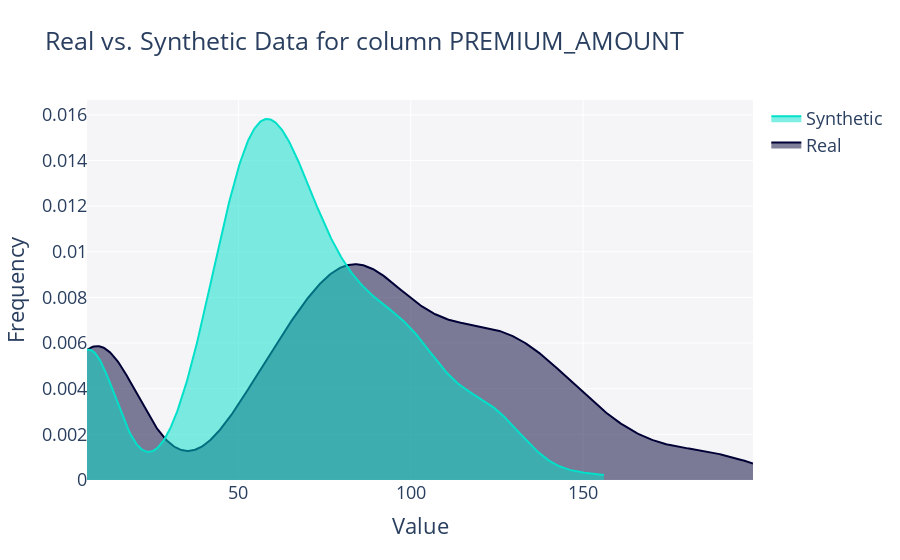

The notebook cell this image was saved under:
### Code cell
from sdv.evaluation.single_table import get_column_plot

fig = get_column_plot(
    real_data=df2,
    synthetic_data=synthetic1_data,
    metadata=metadata,
    column_name='PREMIUM_AMOUNT'
)
fig.show()

### Figure 1 — Plotly figure (JSON) as saved in the notebook; plotly's stock layout.template omitted (floating-point values rounded to 4 significant figures; data arrays with more than 128 entries replaced by an {"elided": "..."} marker saying what was removed)
{"data": [{"fill": "tozeroy", "hovertemplate": "<b>Real</b><br>Value: %{x}<br>Frequency: %{y}<extra></extra>", "legendgroup": "Real", "marker": {"color": "#000036"}, "mode": "lines", "name": "Real", "showlegend": true, "type": "scatter", "x": {"elided": "500 float values"}, "xaxis": "x", "y": {"elided": "500 float values"}, "yaxis": "y"}, {"fill": "tozeroy", "hovertemplate": "<b>Synthetic</b><br>Value: %{x}<br>Frequency: %{y}<extra></extra>", "legendgroup": "Synthetic", "marker": {"color": "#01E0C9"}, "mode": "lines", "name": "Synthetic", "showlegend": true, "type": "scatter", "x": {"elided": "500 float values"}, "xaxis": "x", "y": {"elided": "500 float values"}, "yaxis": "y"}], "layout": {"barmode": "overlay", "font": {"size": 18}, "hovermode": "closest", "legend": {"traceorder": "reversed"}, "plot_bgcolor": "#F5F5F8", "title": {"text": "Real vs. Synthetic Data for column PREMIUM_AMOUNT"}, "xaxis": {"anchor": "y2", "domain": [0, 1], "title": {"text": "Value"}, "zeroline": false}, "yaxis": {"anchor": "free", "domain": [0, 1], "position": 0, "title": {"text": "Frequency"}}}}
